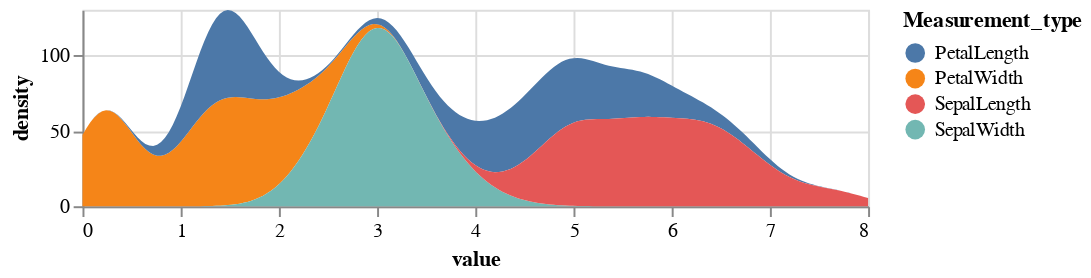

Write notebook code for a chart like this one.
### Code cell
alt.Chart(iris).transform_fold(
    ['PetalWidth',
     'PetalLength',
     'SepalWidth',
     'SepalLength'],
    as_ = ['Measurement_type', 'value']
).transform_density(
    density='value',
    bandwidth=0.3,
    groupby=['Measurement_type'],
    extent= [0, 8],
    counts = True,
    steps=200
).mark_area().encode(
    alt.X('value:Q'),
    alt.Y('density:Q', stack='zero'),
    alt.Color('Measurement_type:N')
).properties(width=400, height=100)

### Figure 1 — Vega-Lite specification as saved in the notebook (floating-point values rounded to 4 significant figures; data arrays with more than 128 entries replaced by an {"elided": "..."} marker saying what was removed)
{"config": {"view": {"continuousWidth": 400, "continuousHeight": 300}}, "data": {"name": "data-17573b73165b324fe49516a27bcc2ed5"}, "mark": "area", "encoding": {"color": {"type": "nominal", "field": "Measurement_type"}, "x": {"type": "quantitative", "field": "value"}, "y": {"type": "quantitative", "field": "density", "stack": "zero"}}, "height": 100, "transform": [{"fold": ["PetalWidth", "PetalLength", "SepalWidth", "SepalLength"], "as": ["Measurement_type", "value"]}, {"density": "value", "bandwidth": 0.3, "counts": true, "extent": [0, 8], "groupby": ["Measurement_type"], "steps": 200}], "width": 400, "$schema": "https://vega.github.io/schema/vega-lite/v4.8.1.json", "datasets": {"data-17573b73165b324fe49516a27bcc2ed5": {"elided": "150 records"}}}
